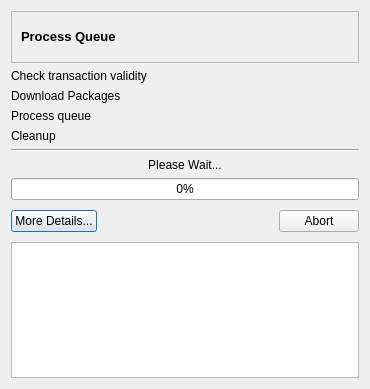
<ui version="4.0" >
 <class>transactionDialog</class>
 <widget class="QDialog" name="transactionDialog" >
  <property name="geometry" >
   <rect>
    <x>0</x>
    <y>0</y>
    <width>370</width>
    <height>389</height>
   </rect>
  </property>
  <property name="windowTitle" >
   <string>Processing Queue...</string>
  </property>
  <property name="windowIcon" >
   <iconset resource="shaman.qrc" >
    <normaloff>:/Icons/icons/shaman/animation_source/anim06.png</normaloff>:/Icons/icons/shaman/animation_source/anim06.png</iconset>
  </property>
  <layout class="QGridLayout" >
   <item row="1" column="0" >
    <layout class="QGridLayout" >
     <item row="1" column="3" >
      <widget class="QLabel" name="checkTransaction" >
       <property name="text" >
        <string>Check transaction validity</string>
       </property>
      </widget>
     </item>
     <item row="2" column="3" >
      <widget class="QLabel" name="downloadPackages" >
       <property name="text" >
        <string>Download Packages</string>
       </property>
      </widget>
     </item>
     <item row="3" column="3" >
      <widget class="QLabel" name="processingQueue" >
       <property name="text" >
        <string>Process queue</string>
       </property>
      </widget>
     </item>
     <item row="4" column="3" >
      <widget class="QLabel" name="cleaningUp" >
       <property name="text" >
        <string>Cleanup</string>
       </property>
      </widget>
     </item>
     <item row="1" column="4" >
      <widget class="QLabel" name="transLabel" >
       <property name="sizePolicy" >
        <sizepolicy vsizetype="Fixed" hsizetype="Fixed" >
         <horstretch>0</horstretch>
         <verstretch>0</verstretch>
        </sizepolicy>
       </property>
       <property name="text" >
        <string/>
       </property>
       <property name="pixmap" >
        <pixmap resource="shaman.qrc" >:/Icons/icons/view-history.png</pixmap>
       </property>
       <property name="scaledContents" >
        <bool>true</bool>
       </property>
      </widget>
     </item>
     <item row="3" column="4" >
      <widget class="QLabel" name="processLabel" >
       <property name="sizePolicy" >
        <sizepolicy vsizetype="Fixed" hsizetype="Fixed" >
         <horstretch>0</horstretch>
         <verstretch>0</verstretch>
        </sizepolicy>
       </property>
       <property name="text" >
        <string/>
       </property>
       <property name="pixmap" >
        <pixmap resource="shaman.qrc" >:/Icons/icons/view-history.png</pixmap>
       </property>
       <property name="scaledContents" >
        <bool>true</bool>
       </property>
      </widget>
     </item>
     <item row="4" column="4" >
      <widget class="QLabel" name="cleanUpLabel" >
       <property name="sizePolicy" >
        <sizepolicy vsizetype="Fixed" hsizetype="Fixed" >
         <horstretch>0</horstretch>
         <verstretch>0</verstretch>
        </sizepolicy>
       </property>
       <property name="text" >
        <string/>
       </property>
       <property name="pixmap" >
        <pixmap resource="shaman.qrc" >:/Icons/icons/view-history.png</pixmap>
       </property>
       <property name="scaledContents" >
        <bool>true</bool>
       </property>
      </widget>
     </item>
     <item row="2" column="4" >
      <widget class="QLabel" name="dlLabel" >
       <property name="text" >
        <string/>
       </property>
       <property name="pixmap" >
        <pixmap resource="shaman.qrc" >:/Icons/icons/view-history.png</pixmap>
       </property>
      </widget>
     </item>
    </layout>
   </item>
   <item row="2" column="0" >
    <widget class="Line" name="line" >
     <property name="orientation" >
      <enum>Qt::Horizontal</enum>
     </property>
    </widget>
   </item>
   <item row="4" column="0" >
    <widget class="QProgressBar" name="progressBar" >
     <property name="value" >
      <number>0</number>
     </property>
    </widget>
   </item>
   <item row="5" column="0" >
    <layout class="QHBoxLayout" >
     <item>
      <widget class="QPushButton" name="showDetails" >
       <property name="text" >
        <string>More Details...</string>
       </property>
       <property name="icon" >
        <iconset resource="shaman.qrc" >
         <normaloff>:/Icons/icons/help-about.png</normaloff>:/Icons/icons/help-about.png</iconset>
       </property>
       <property name="checkable" >
        <bool>true</bool>
       </property>
       <property name="checked" >
        <bool>false</bool>
       </property>
      </widget>
     </item>
     <item>
      <spacer>
       <property name="orientation" >
        <enum>Qt::Horizontal</enum>
       </property>
       <property name="sizeHint" stdset="0" >
        <size>
         <width>71</width>
         <height>30</height>
        </size>
       </property>
      </spacer>
     </item>
     <item>
      <widget class="QPushButton" name="abortTr" >
       <property name="text" >
        <string>Abort</string>
       </property>
       <property name="icon" >
        <iconset resource="shaman.qrc" >
         <normaloff>:/Icons/icons/dialog-cancel.png</normaloff>:/Icons/icons/dialog-cancel.png</iconset>
       </property>
      </widget>
     </item>
    </layout>
   </item>
   <item row="3" column="0" >
    <widget class="QLabel" name="actionDetail" >
     <property name="sizePolicy" >
      <sizepolicy vsizetype="Maximum" hsizetype="Preferred" >
       <horstretch>0</horstretch>
       <verstretch>0</verstretch>
      </sizepolicy>
     </property>
     <property name="text" >
      <string>Please Wait...</string>
     </property>
     <property name="scaledContents" >
      <bool>true</bool>
     </property>
     <property name="alignment" >
      <set>Qt::AlignCenter</set>
     </property>
     <property name="wordWrap" >
      <bool>true</bool>
     </property>
    </widget>
   </item>
   <item row="0" column="0" >
    <widget class="QFrame" name="frame" >
     <property name="sizePolicy" >
      <sizepolicy vsizetype="Maximum" hsizetype="Minimum" >
       <horstretch>0</horstretch>
       <verstretch>0</verstretch>
      </sizepolicy>
     </property>
     <property name="frameShape" >
      <enum>QFrame::StyledPanel</enum>
     </property>
     <property name="frameShadow" >
      <enum>QFrame::Sunken</enum>
     </property>
     <layout class="QGridLayout" >
      <item row="0" column="0" >
       <widget class="QLabel" name="label_5" >
        <property name="text" >
         <string>&lt;html>&lt;head>&lt;meta name="qrichtext" content="1" />&lt;style type="text/css">
p, li { white-space: pre-wrap; }
&lt;/style>&lt;/head>&lt;body style=" font-family:'Sans Serif'; font-size:10pt; font-weight:400; font-style:normal;">
&lt;p style=" margin-top:0px; margin-bottom:0px; margin-left:0px; margin-right:0px; -qt-block-indent:0; text-indent:0px;">&lt;span style=" font-weight:600;">Process Queue&lt;/span>&lt;/p>&lt;/body>&lt;/html></string>
        </property>
       </widget>
      </item>
      <item row="0" column="1" >
       <widget class="QLabel" name="label_6" >
        <property name="sizePolicy" >
         <sizepolicy vsizetype="Maximum" hsizetype="Maximum" >
          <horstretch>0</horstretch>
          <verstretch>0</verstretch>
         </sizepolicy>
        </property>
        <property name="minimumSize" >
         <size>
          <width>32</width>
          <height>32</height>
         </size>
        </property>
        <property name="maximumSize" >
         <size>
          <width>32</width>
          <height>32</height>
         </size>
        </property>
        <property name="text" >
         <string/>
        </property>
        <property name="pixmap" >
         <pixmap resource="shaman.qrc" >:/Icons/icons/edit-redo.png</pixmap>
        </property>
        <property name="scaledContents" >
         <bool>true</bool>
        </property>
       </widget>
      </item>
     </layout>
    </widget>
   </item>
   <item row="6" column="0" >
    <widget class="QTextEdit" name="textEdit" >
     <property name="enabled" >
      <bool>true</bool>
     </property>
    </widget>
   </item>
  </layout>
 </widget>
 <resources>
  <include location="shaman.qrc" />
 </resources>
 <connections/>
</ui>
